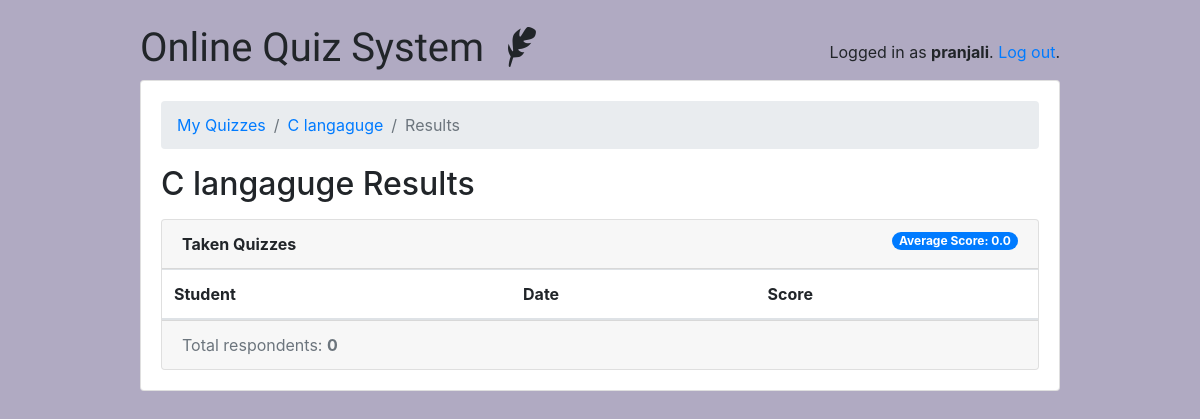
Before: /teachers/quiz/1/results/ (signed in) with the older database file.
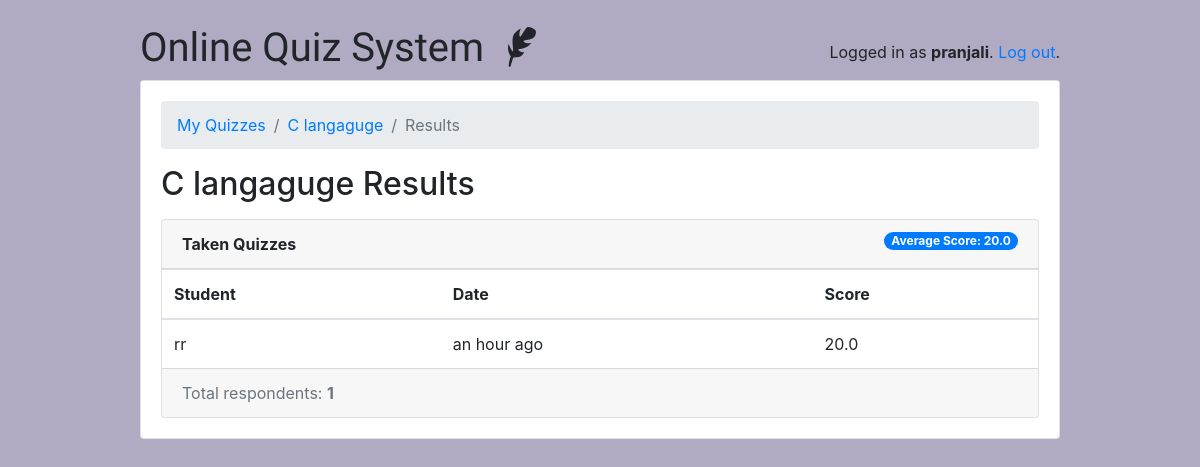
After: the same page with the newer database file.
### classroom/models.py (models this page shows, shortened)
class TakenQuiz(models.Model):
    student = models.ForeignKey(Student, on_delete=models.CASCADE, related_name='taken_quizzes')
    quiz = models.ForeignKey(Quiz, on_delete=models.CASCADE, related_name='taken_quizzes')
    score = models.FloatField()
    date = models.DateTimeField(auto_now_add=True)

class Student(models.Model):
    user = models.OneToOneField(User, on_delete=models.CASCADE, primary_key=True)
    quizzes = models.ManyToManyField(Quiz, through='TakenQuiz')
    interests = models.ManyToManyField(Subject, related_name='interested_students')

class User(AbstractUser):
    is_student = models.BooleanField(default=False)
    is_teacher = models.BooleanField(default=False)

### classroom/views/teachers.py (the view)
# urls.py: path('quiz/<int:pk>/results/', teachers.QuizResultsView.as_view(), name='quiz_results'),
@method_decorator([login_required, teacher_required], name='dispatch')
class QuizResultsView(DetailView):
    model = Quiz
    context_object_name = 'quiz'
    template_name = 'classroom/teachers/quiz_results.html'
    def get_context_data(self, **kwargs):
        quiz = self.get_object()
        taken_quizzes = quiz.taken_quizzes.select_related('student__user').order_by('-date')
        total_taken_quizzes = taken_quizzes.count()
        quiz_score = quiz.taken_quizzes.aggregate(average_score=Avg('score'))
        extra_context = {
            'taken_quizzes': taken_quizzes,
            'total_taken_quizzes': total_taken_quizzes,
            'quiz_score': quiz_score
        }
        kwargs.update(extra_context)
        return super().get_context_data(**kwargs)
    def get_queryset(self):
        return self.request.user.quizzes.all()

### classroom/templates/classroom/teachers/quiz_results.html
{% extends 'base.html' %}
{% load crispy_forms_tags humanize %}
{% block content %}
  <nav aria-label="breadcrumb">
    <ol class="breadcrumb">
      <li class="breadcrumb-item"><a href="{% url 'teachers:quiz_change_list' %}">My Quizzes</a></li>
      <li class="breadcrumb-item"><a href="{% url 'teachers:quiz_change' quiz.pk %}">{{ quiz.name }}</a></li>
      <li class="breadcrumb-item active" aria-current="page">Results</li>
    </ol>
  </nav>
  <h2 class="mb-3">{{ quiz.name }} Results</h2>
  <div class="card">
    <div class="card-header">
      <strong>Taken Quizzes</strong>
      <span class="badge badge-pill badge-primary float-right">Average Score: {{ quiz_score.average_score|default_if_none:0.0 }}</span>
    </div>
    <table class="table mb-0">
      <thead>
        <tr>
          <th>Student</th>
          <th>Date</th>
          <th>Score</th>
        </tr>
      </thead>
      <tbody>
        {% for taken_quiz in taken_quizzes %}
          <tr>
            <td>{{ taken_quiz.student.user.username }}</td>
            <td>{{ taken_quiz.date|naturaltime }}</td>
            <td>{{ taken_quiz.score }}</td>
          </tr>
        {% endfor %}
      </tbody>
    </table>
    <div class="card-footer text-muted">
      Total respondents: <strong>{{ total_taken_quizzes }}</strong>
    </div>
  </div>
{% endblock %}

Changed rows visible on the page:
added TakenQuiz: student.user.username "rr", date "an hour ago", score "20.0"
Other visible differences:
{{ quiz_score.average_score|default_if_none:0.0 }}: "0.0" → "20.0"
{{ total_taken_quizzes }}: "0" → "1"
